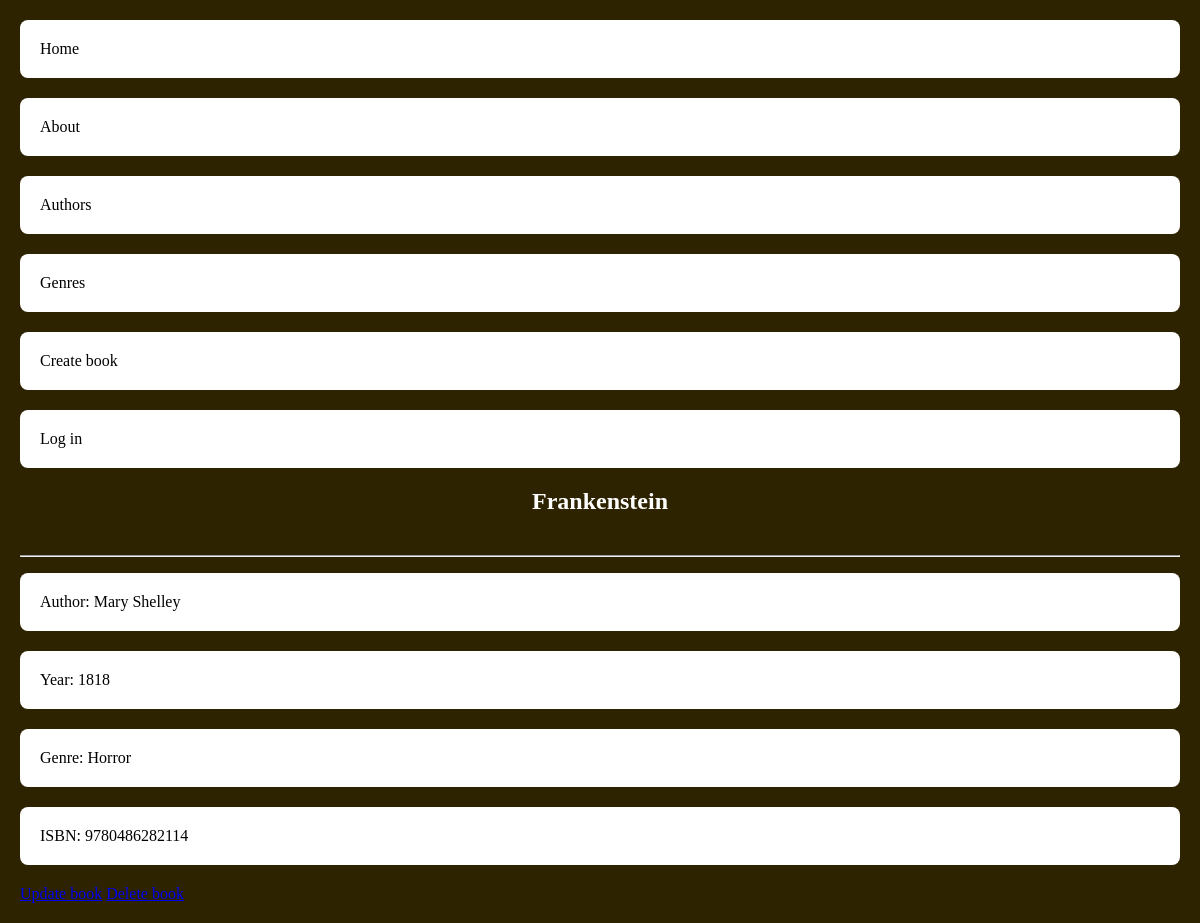
The page /library/books/47/ on the database its author committed.
### library/models.py (models this page shows, shortened)
class Book(models.Model):
    title = models.CharField(max_length=100)
    author = models.ForeignKey('Author', on_delete=models.CASCADE, null=True)
    genre = models.ForeignKey('Genre', on_delete=models.CASCADE, null=True)
    published_year = models.IntegerField()
    ISBN = models.CharField(max_length=200)
    class Meta:
        ordering = ["published_year"]
        indexes = [models.Index(fields=["published_year"])]

class Author(models.Model):
    name = models.CharField(max_length=100, db_index=True)
    def __str__(self):
        return self.name

class Genre(models.Model):
    genre = models.CharField(max_length=100, db_index=True)
    def __str__(self):
        return self.genre

### library/views.py (the view)
# urls.py: path('books/<int:id>/', views.book_by_id, name='book_by_id'),
def book_by_id(request, id):
    if Book.objects.filter(id=id).exists():
        book = Book.objects.get(id=id)
        context = {'book': book}
        return render(request, 'library/book_by_id.html', context=context)
    raise Http404("Book not found")

### library/templatetags/tags.py (called while the page is built)
@register.simple_tag()
def get_menu():
    return views.menu

### library/templates/library/book_by_id.html
{%extends 'base.html'%}
{%block content%}
    <h2 class="content-name"> {{ book.title }}</h2>
    <hr>
    <ul>
        <li>Author: {{ book.author }}</li>
        <li>Year: {{ book.published_year }}</li>
        <li>Genre: {{ book.genre }}</li>
        <li>ISBN: {{ book.ISBN }}</li>
    </ul>
    <div class="button">
        <a href="{% url 'update_book' book.id %}">Update book</a>
        <a href="{% url 'delete_book' book.id %}">Delete book</a>
    </div>
{%endblock%}

### library/static/library/css/index.css (style rules this page uses)
body { margin: 20px; background-color: #2E2300; }
h1, h2 { text-align: center; margin-bottom: 40px; color: white; }
ul { list-style-type: none; padding: 0px; }
li { background: #FFF; border-radius: 8px; margin-bottom: 20px; padding: 20px; transition: background; }

### rows shown on the page
Book: title "Frankenstein", author "Mary Shelley", published_year "1818", genre "Horror", ISBN "9780486282114"

### other values the page prints
{{ item.title }} "Home" "About" "Authors" "Genres" "Create book" "Log in"
